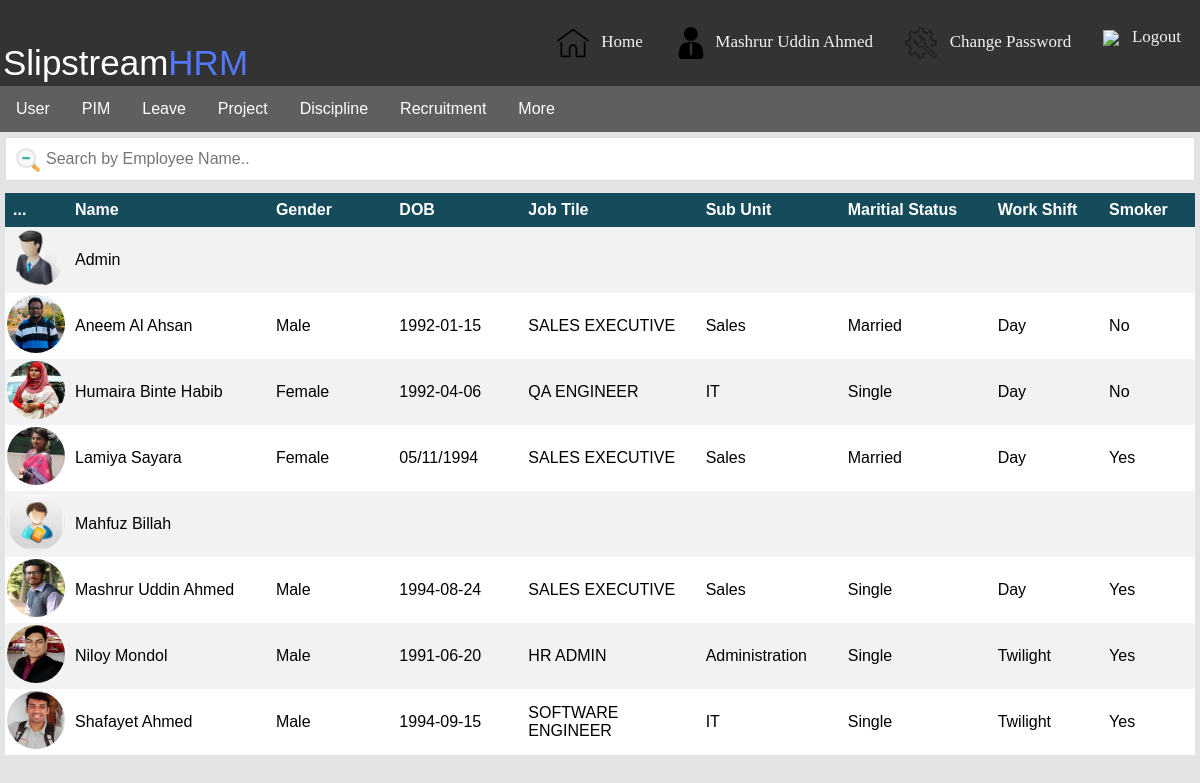
The page /?admin_employee_show (signed in) on the database its author committed.
### tables this page shows
CREATE TABLE `user` (
  `id` int(100) NOT NULL,
  `user_id` varchar(250) DEFAULT NULL,
  `name` varchar(250) DEFAULT NULL,
  `password` varchar(200) DEFAULT NULL,
  `email` varchar(200) DEFAULT NULL,
  `salary` int(100) DEFAULT NULL,
  `user_type` varchar(100) DEFAULT NULL,
  `user_image` varchar(250) DEFAULT NULL,
  `job_title` varchar(200) DEFAULT NULL,
  `sub_unit` varchar(200) DEFAULT NULL,
  `married` varchar(200) DEFAULT NULL,
  `workshift` varchar(200) DEFAULT NULL,
  `smoker` varchar(100) DEFAULT NULL,
  `dob` varchar(200) DEFAULT NULL,
  `gender` varchar(100) DEFAULT NULL
);

### lib/data_access_helper.php (called while the page is built, shortened)
<?php
	$serverName = "localhost";
	$userName = "root";
	$dbName = "slipstream_hrm_system";
	function executeNonQuery($query){
		global $serverName, $userName, $password, $dbName;
		$result = false;
		$connection = mysqli_connect($serverName, $userName, "", $dbName);
		if($connection){
			$result = mysqli_query($connection, $query);
		}
		return $result;
	}
	function executeQuery($query){
		return executeNonQuery($query);
	}
?>

### data/employee_data_access.php (called while the page is built, shortened)
<?php require_once(APP_ROOT."/lib/data_access_helper.php") ?>
<?php
function getAllEmployeeFromDb(){
		$query = "SELECT * FROM user ORDER BY name ASC";
		$result = executeQuery($query);
		$EmployeeList = array();
		if($result){
			for($i=0; $row = mysqli_fetch_assoc($result); ++$i) {
				$EmployeeList[$i] = $row;
			}
		}
		return $EmployeeList;
	}
?>

### core/employee_service.php (called while the page is built, shortened)
<?php require_once(APP_ROOT."/data/employee_data_access.php") ?>
<?php
	function getAllEmployee(){
		return getAllEmployeeFromDb();
	}
?>

### app/view/admin/employee_show.php (the view, shortened to what this page needs)
<!DOCTYPE HTML PUBLIC "-//W3C//DTD HTML 4.01//EN" "http://www.w3.org/TR/html4/strict.dtd">
<html>
<head>
	<link rel="stylesheet" type="text/css" href="app/view/css/table.css">
</head>
<body bgcolor="#e3e4e5">
	<div class="employee_show_body">
		<input type="text" id="myInput" onkeyup="myFunction()" placeholder="Search by Employee Name..">
		<center>
			<table class="table" align="center" id="employee_table">
				<tbody style="text-align: left;">
					<tr>
						<th style="width: 50px; padding: 8px;">
							<font size="3"> ... </font>
						</th>
						<th style="width: 240px; padding: 8px;">
							<font size="3"> Name </font>
						</th>
						<th style="width:  140px; padding: 8px;">
							<font size="3"> Gender </font>
						</th>
						<th style="width:  140px; padding: 8px;">
							<font size="3"> DOB </font>
						</th>
						<th style="width:  200px; padding: 8px;">
							<font size="3"> Job Tile </font>
						</th>
						<th style="width:  150px; padding: 8px;">
							<font size="3"> Sub Unit </font>
						</th>
						<th style="width:  175px; padding: 8px;">
			           		<font size=3> Maritial Status </font>
			            </th>
			            <th style="width:  125px ; padding: 8px;">
			               <font size=3> Work Shift </font>
			            </th>
			            <th style="width:  100px ; padding: 8px;">
			               <font size=3> Smoker </font>
			            </th>
					</tr>
					<?php
						foreach($EmployeeList as $employee){
						 echo "
						 	<tr>
						 		<td><img height='60' width='60' src='/Slipstream_HRM_System/app/view/Images/User_Images/".$employee['user_image']."' alt='user image' style='border-radius:50%; padding: 1px;'/></td>
						 		<td style='padding: 8px;'>$employee[name]</td>
			 					<td style='padding: 8px;'>$employee[gender]</td>
			 					<td style='padding: 8px;'>$employee[dob]</td>
			 					<td style='padding: 8px;'>$employee[job_title]</td>
			 					<td style='padding: 8px;'>$employee[sub_unit]</td>
			 					<td style='padding: 8px;'>$employee[married]</td>
			 					<td style='padding: 8px;'>$employee[workshift]</td>
			 					<td style='padding: 8px;'>$employee[smoker]</td>
						 	</tr>";
						}
					?>
				</tbody>
			</table>
		</center>
	</div>
</body>
</html>

### index.php (shortened to what this page needs)
<?php
	if(count($_GET)>0){
		$key = array_keys($_GET)[0];
		$path = explode("_", $key);
		if(count($path)==3){
			$type = $path[0];
			$controller = $path[1];
			$view = $path[2];
			if ($type == "admin") {
				include_once(APP_ROOT."/app/controller/admin/".$controller."_controller.php");
			}
			else if ($type == "user") {
				$isDispatchedByFrontController=true;
				include_once(APP_ROOT."/app/controller/user/".$controller."_controller.php");
			}
		}
	}
?>

### app/controller/admin/employee_controller.php (shortened to what this page needs)
<?php include_once(APP_ROOT."/core/employee_service.php"); ?>
<?php
	switch ($view) {
		case 'show':
			include_once(APP_ROOT."/app/view/admin/header.php");
			include_once(APP_ROOT."/app/view/admin/menu.php");
			$EmployeeList = getAllEmployee();
			if(count($EmployeeList)>0){
				include_once(APP_ROOT."/app/view/admin/employee_show.php");
			}
			break;
	}
?>

### app/view/admin/header.php
<?php
if(isset($_SESSION['user_id'])){
      $user_id=$_SESSION['user_id'];
 echo'<!DOCTYPE HTML PUBLIC "-//W3C//DTD HTML 4.01//EN" "http://www.w3.org/TR/html4/strict.dtd">
<html>
<head>
    <link rel="stylesheet" type="text/css" href="app/view/css/header.css">
</head>
<body>
  <div class="top">
    <table>
        <tbody>
            <tr>
                <td width="20%">
                  <div class="header">
                      <div> &nbsp; Slipstream<span>HRM</span></div>
                  </div>
                </td>
                <td width="80%">
                  <div class="top_navigation">
                      <a href="/Slipstream_HRM_System/?admin_home_logout"><img src="http://localhost/Slipstream_HRM_System/app/view/Images/App_Theme/Logout_Icon.png" align="center"> &nbsp; Logout </a>
                      <a href="/Slipstream_HRM_System/?admin_home_password&user_id='."$user_id".'"><img src="http://localhost/Slipstream_HRM_System/app/view/Images/App_Theme/Settings_Icon.png" align="center"> &nbsp; Change Password</a>
                      <a href="/Slipstream_HRM_System/?admin_home_profile&user_id='."$user_id".'"><img src="http://localhost/Slipstream_HRM_System/app/view/Images/App_Theme/About_Icon.png" align="center"> &nbsp' ."$_SESSION[name]".'</a>
                      <a href="/Slipstream_HRM_System/?admin_home_show"><img src="http://localhost/Slipstream_HRM_System/app/view/Images/App_Theme/Admin_Icon.png" align="center"> &nbsp; Home</a>
                  </div>
                </td>
            </tr>
        </tbody>
    </table>
  </div>
</body>
</html>';
}
?>

### app/view/admin/menu.php (shortened to what this page needs)
<!DOCTYPE HTML PUBLIC "-//W3C//DTD HTML 4.01//EN" "http://www.w3.org/TR/html4/strict.dtd">
<html>
<head>
	<link rel="stylesheet" type="text/css" href="app/view/css/menu.css">
</head>
<body>
	<div class="container">
		<div class="dropdown">
	    <button class="dropbtn">User</button>
	  	</div>
	  	<div class="dropdown">
	    <button class="dropbtn">PIM</button>
	  	</div>
	  	<div class="dropdown">
	    <button class="dropbtn">Leave</button>
	  	</div>
	  	<div class="dropdown">
	    <button class="dropbtn">Project</button>
	  	</div>
  		<div class="dropdown">
   		<button class="dropbtn">Discipline</button>
      	</div>
      	<div class="dropdown">
   		<button class="dropbtn">Recruitment</button>
      	</div>
      	<div class="dropdown">
   		<button class="dropbtn">More</button>
      	</div>
  	</div>
</body>
</html>

### app/view/css/header.css (style rules this page uses)
body { margin:0; }
.top { overflow: hidden; background-color: #333; }
.top_navigation a { float: right; display: block; color: #f2f2f2; text-align: center; padding: 14px 16px; text-decoration: none; font-size: 17px; }
.top .header div { float: left; color: #fff; font-family: 'Exo', sans-serif; font-weight: normal; font-size: 35px; }
.top .header div span { color: #5379fa; }

### app/view/css/menu.css (style rules this page uses)
.container { overflow: hidden; background-color: #5f5f5f; font-family: Arial; }
.dropdown { float: left; overflow: hidden; }
.dropdown .dropbtn { font-size: 16px; border: none; outline: none; color: white; padding: 14px 16px; background-color: inherit; }

### app/view/css/table.css (style rules this page uses)
* { box-sizing: border-box; }
.table { border-collapse: collapse; width: 100%; font-family: sans-serif; }
.table tr:nth-child(even) { background-color: #f2f2f2; }
.table tr:nth-child(odd) { background-color: #fff; }
.table th { background-color: #154b5b; color: white; }
#myInput { background-image: url("http://localhost/Slipstream_HRM_System/app/view/Images/App_Theme/Search_Icon.png"); background-position: 10px 10px; background-repeat: no-repeat; width: 100%; font-size: 16px; padding: 12px 20px 12px 40px; border: 1px solid #ddd; margin-bottom: 12px; }

### app/view/admin/employee_show.php (style rules this page uses)
.employee_show_body { margin: 5px; }

### rows shown on the page
user: user_image (picture), name "Admin"
user: user_image (picture), name "Aneem Al Ahsan", gender "Male", dob "1992-01-15", job_title "SALES EXECUTIVE", sub_unit "Sales", married "Married", workshift "Day", smoker "No"
user: user_image (picture), name "Humaira Binte Habib", gender "Female", dob "1992-04-06", job_title "QA ENGINEER", sub_unit "IT", married "Single", workshift "Day", smoker "No"
user: user_image (picture), name "Lamiya Sayara", gender "Female", dob "05/11/1994", job_title "SALES EXECUTIVE", sub_unit "Sales", married "Married", workshift "Day", smoker "Yes"
user: user_image (picture), name "Mahfuz Billah"
user: user_image (picture), name "Mashrur Uddin Ahmed", gender "Male", dob "1994-08-24", job_title "SALES EXECUTIVE", sub_unit "Sales", married "Single", workshift "Day", smoker "Yes"
user: user_image (picture), name "Niloy Mondol", gender "Male", dob "1991-06-20", job_title "HR ADMIN", sub_unit "Administration", married "Single", workshift "Twilight", smoker "Yes"
user: user_image (picture), name "Shafayet Ahmed", gender "Male", dob "1994-09-15", job_title "SOFTWARE ENGINEER", sub_unit "IT", married "Single", workshift "Twilight", smoker "Yes"

### other values the page prints
$_SESSION[name] "Mashrur Uddin Ahmed"
